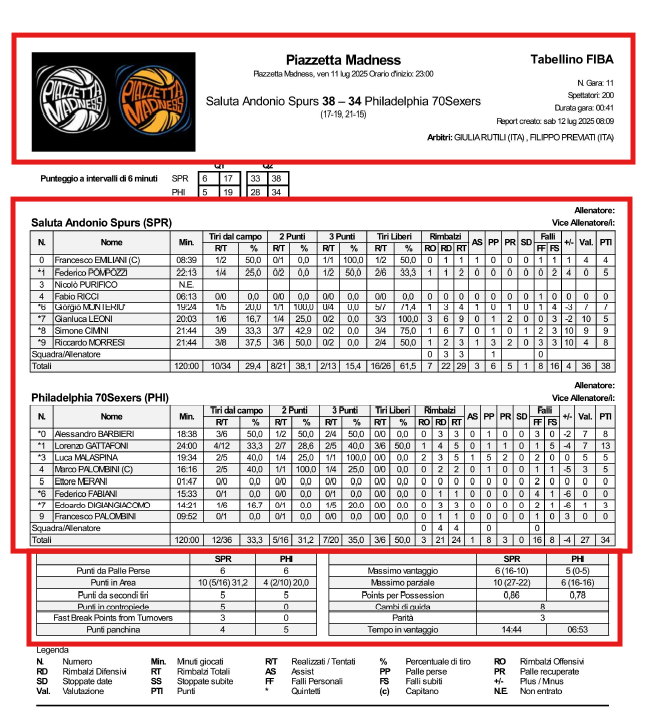
#> input picture pdf-structure/reference-images/001-macro-zones-operational.png, 646 x 727 px
$ python -i ocr.py   (imports and definitions only)
#> lines starting #> are read from the running program, lines starting #| are printed output that depends on the picture; after the words box and inside, x2 and y2 are one past the last pixel; in counts of white or black regions, pixels touching at a corner belong together
from __future__ import annotations

from dataclasses import dataclass
import os
from typing import List, Optional, Sequence, Tuple

import cv2
import numpy as np
import pytesseract

# [1 line not run here, left out]


@dataclass
class OcrCell:
    text: str
    conf: Optional[float]


def preprocess_for_ocr(image: np.ndarray, *, upscale: int = 4, pad: int = 20, threshold: bool = True, trim: bool = True) -> np.ndarray:
    img = image.copy()
    if trim and img.size:
        ys, xs = np.where(img < 230)
        if len(xs) > 0 and len(ys) > 0:
            m = 4
            x1, x2 = max(0, int(xs.min()) - m), min(img.shape[1], int(xs.max()) + m + 1)
            y1, y2 = max(0, int(ys.min()) - m), min(img.shape[0], int(ys.max()) + m + 1)
            img = img[y1:y2, x1:x2]
    if upscale and upscale != 1:
        img = cv2.resize(img, None, fx=upscale, fy=upscale, interpolation=cv2.INTER_CUBIC)
    blur = cv2.GaussianBlur(img, (0, 0), 1)
    img = cv2.addWeighted(img, 1.55, blur, -0.55, 0)
    if threshold:
        img = cv2.threshold(img, 0, 255, cv2.THRESH_BINARY + cv2.THRESH_OTSU)[1]
    if pad:
        img = cv2.copyMakeBorder(img, pad, pad, pad, pad, cv2.BORDER_CONSTANT, value=255)
    return img


# [135 lines left out: functions whitelist_for_kind, ocr_text, ocr_cell, detect_minus_sign, ocr_column_cells, not called in this run]

def has_ink(image: np.ndarray, *, threshold: int = 215, min_pixels: int = 20) -> bool:
    return int(np.sum(image < threshold)) >= min_pixels

>>> import cv2
>>> picture = cv2.imread('../../../pdf-structure/reference-images/001-macro-zones-operational.png', cv2.IMREAD_GRAYSCALE)
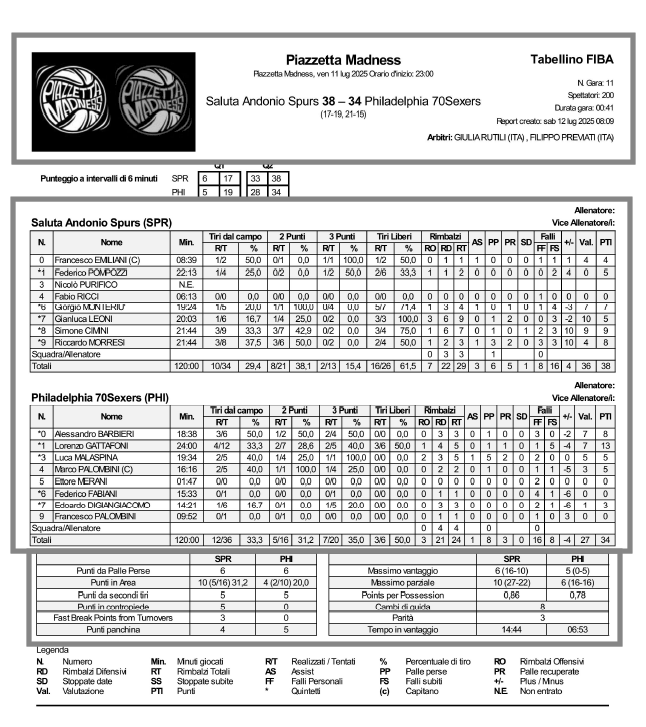
#> picture: shape (727, 646); min 0, max 255, mean 215.1
>>> result = preprocess_for_ocr(picture)
#> in preprocess_for_ocr, `x1, x2 = max(0, int(xs.min()) - m), min(img.shape[1], int(xs.max()) + ..`: x1 = 6; x2 = 640
#> in preprocess_for_ocr, `y1, y2 = max(0, int(ys.min()) - m), min(img.shape[0], int(ys.max()) + ..`: y1 = 28; y2 = 711
#> in preprocess_for_ocr, `img = img[y1:y2, x1:x2]`:
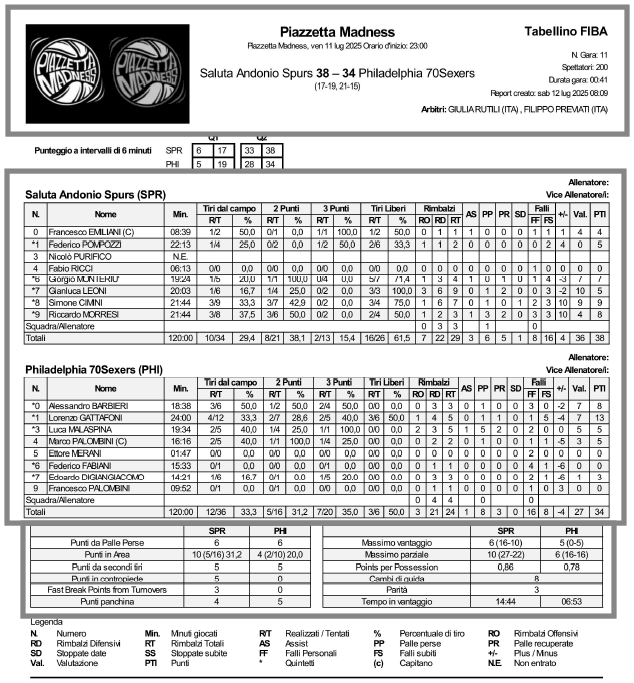
#> img: shape (683, 634); min 0, max 255, mean 211.8
#> in preprocess_for_ocr, `img = cv2.resize(img, None, fx=upscale, fy=upscale, interpolation=cv2...`:
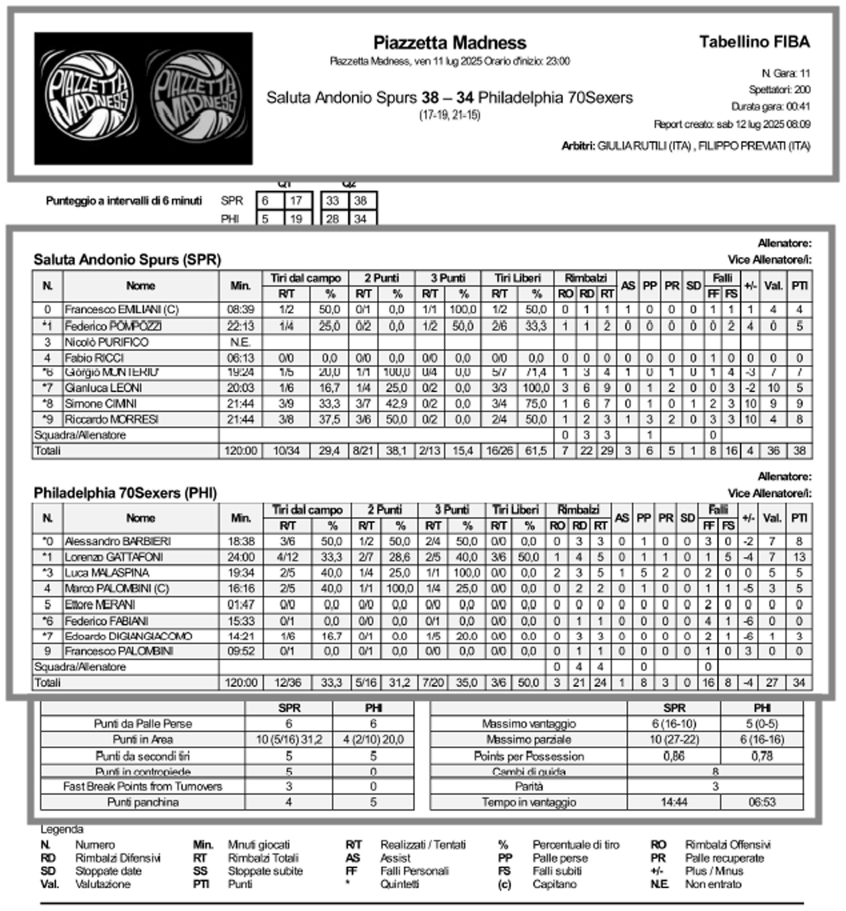
#> img: shape (2732, 2536) (shown at 1/3 size); min 0, max 255, mean 210.9
#> in preprocess_for_ocr, `img = cv2.threshold(img, 0, 255, cv2.THRESH_BINARY + cv2.THRESH_OTSU)[1]`:
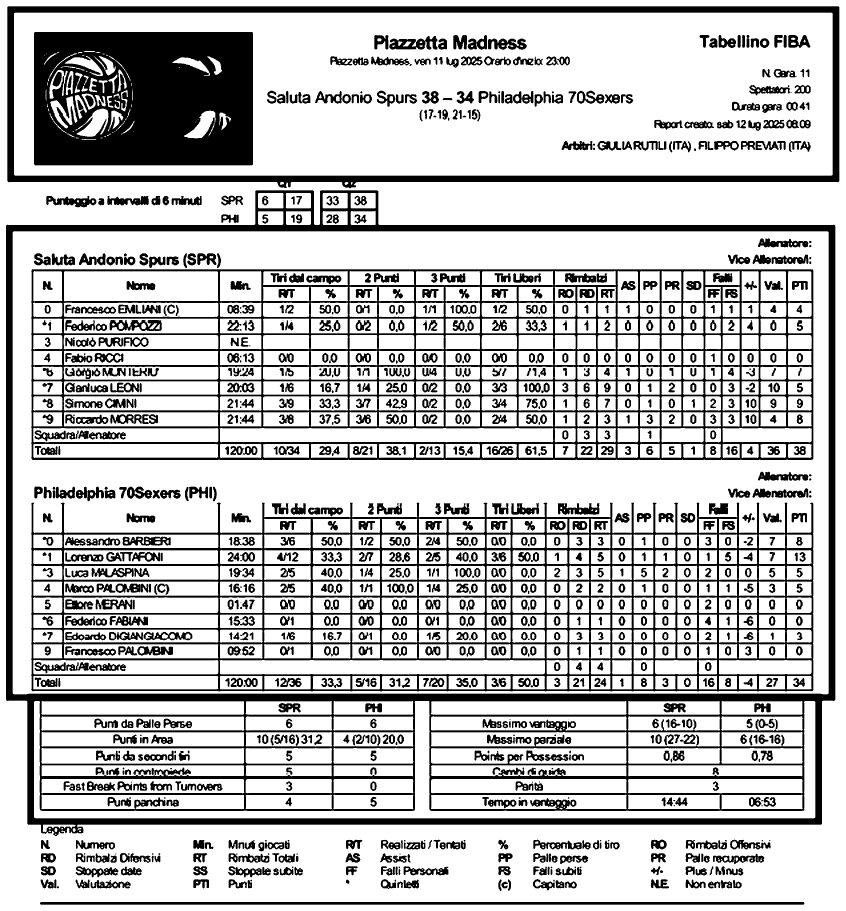
#> img: shape (2732, 2536) (shown at 1/3 size); 74.9% white; 1294 black regions (60 under 20 px), largest, box (x1, y1, x2, y2) and area: (18, 571, 2506, 2508) 353708, (102, 96, 759, 496) 231474, (94, 808, 2440, 1380) 229968
#> in preprocess_for_ocr, `img = cv2.copyMakeBorder(img, pad, pad, pad, pad, cv2.BORDER_CONSTANT,..`:
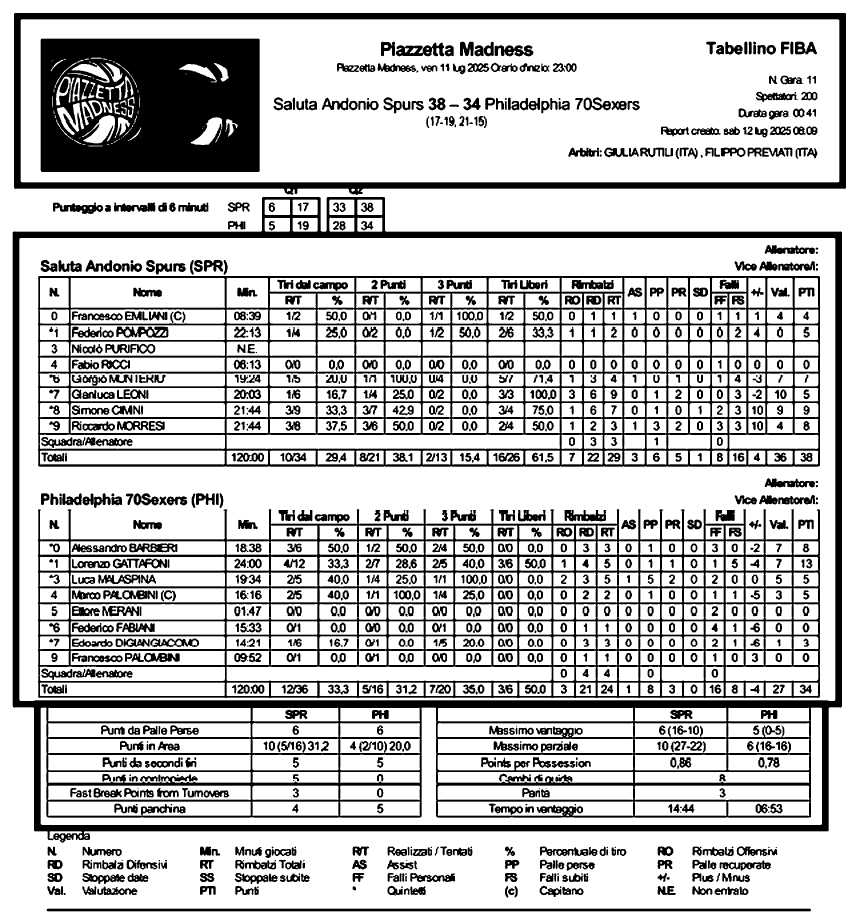
#> img: shape (2772, 2576) (shown at 1/3 size); 75.6% white; 1294 black regions (60 under 20 px), largest, box (x1, y1, x2, y2) and area: (38, 591, 2526, 2528) 353708, (122, 116, 779, 516) 231474, (114, 828, 2460, 1400) 229968

$ run again, on pdf-structure/reference-images/002-semantic-crop-zones-operational.png
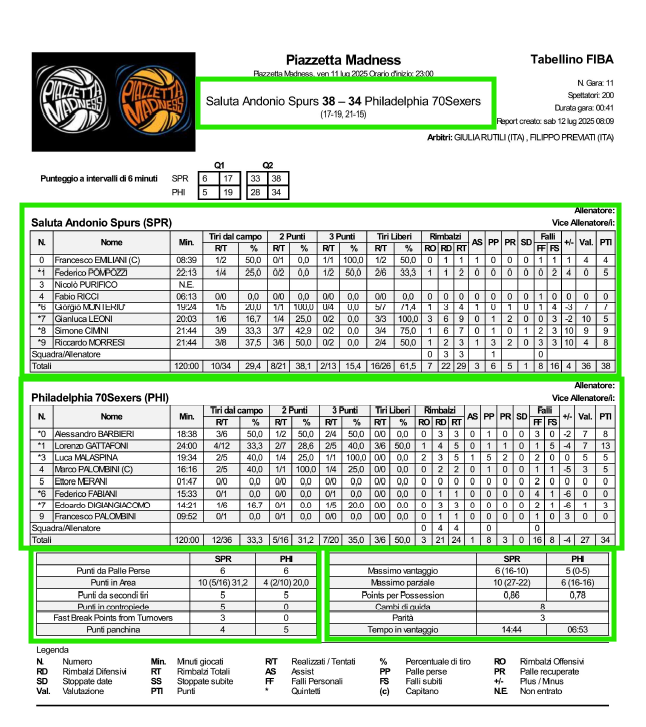
#> input picture pdf-structure/reference-images/002-semantic-crop-zones-operational.png, 646 x 727 px
#> x1 = 14; x2 = 629
#> y1 = 48; y2 = 711
#> in preprocess_for_ocr, `img = cv2.threshold(img, 0, 255, cv2.THRESH_BINARY + cv2.THRESH_OTSU)[1]`:
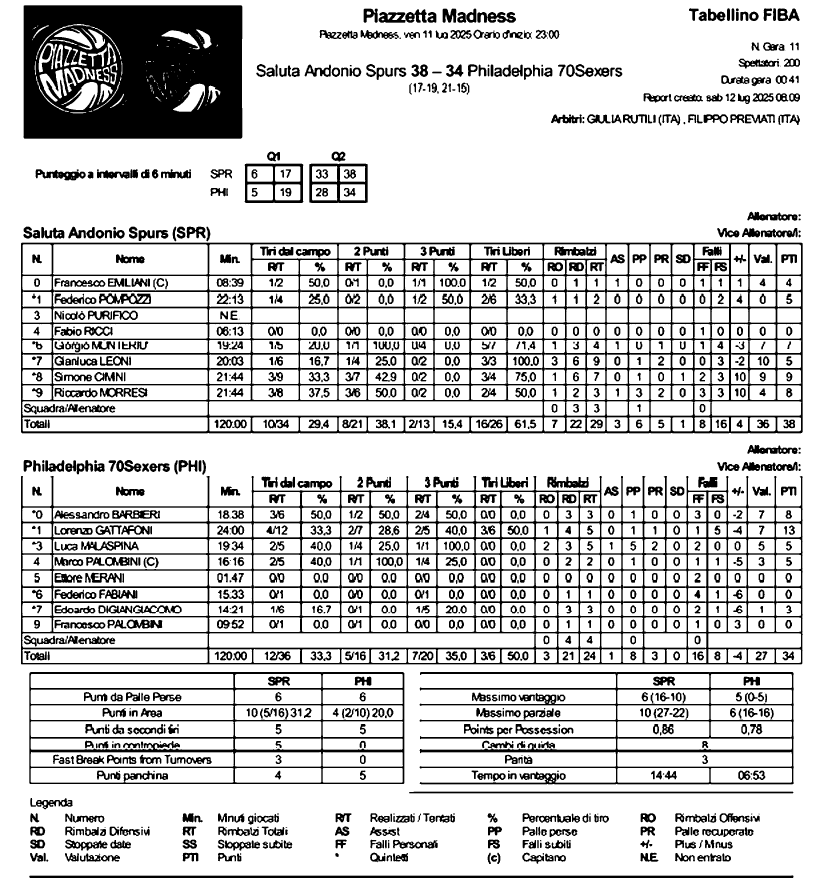
#> img: shape (2652, 2460) (shown at 1/3 size); 80.7% white; 1441 black regions (94 under 20 px), largest, box (x1, y1, x2, y2) and area: (70, 16, 727, 416) 227085, (63, 728, 2408, 1300) 190533, (63, 1428, 2408, 1993) 173254
#> in preprocess_for_ocr, `img = cv2.copyMakeBorder(img, pad, pad, pad, pad, cv2.BORDER_CONSTANT,..`:
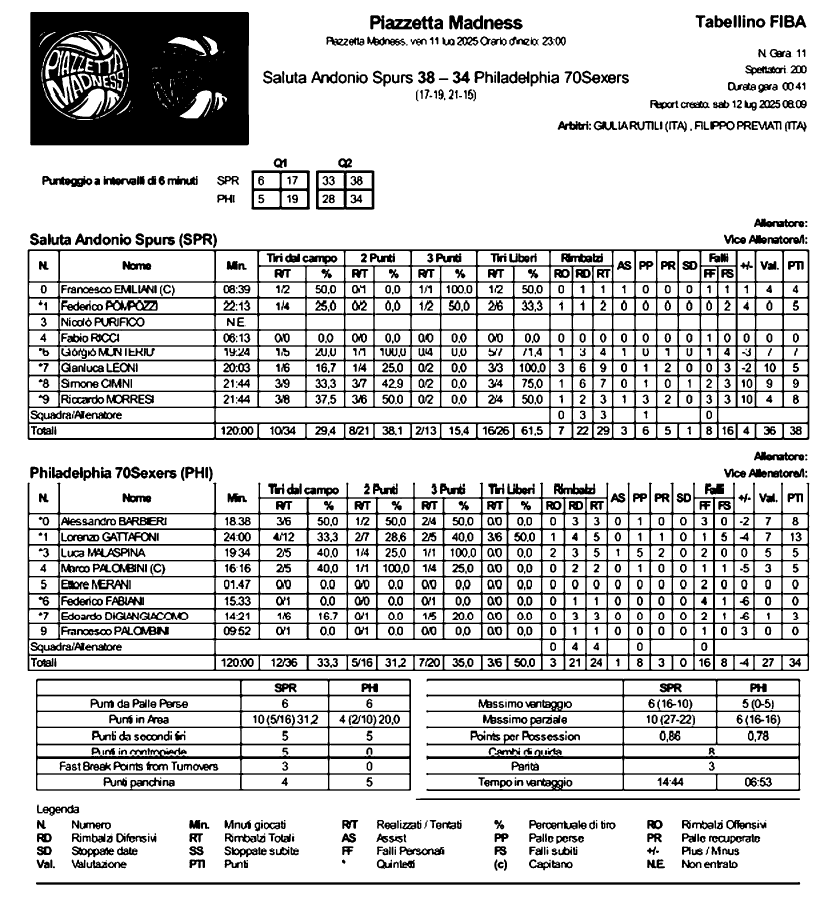
#> img: shape (2692, 2500) (shown at 1/3 size); 81.3% white; 1441 black regions (94 under 20 px), largest, box (x1, y1, x2, y2) and area: (90, 36, 747, 436) 227085, (83, 748, 2428, 1320) 190533, (83, 1448, 2428, 2013) 173254
